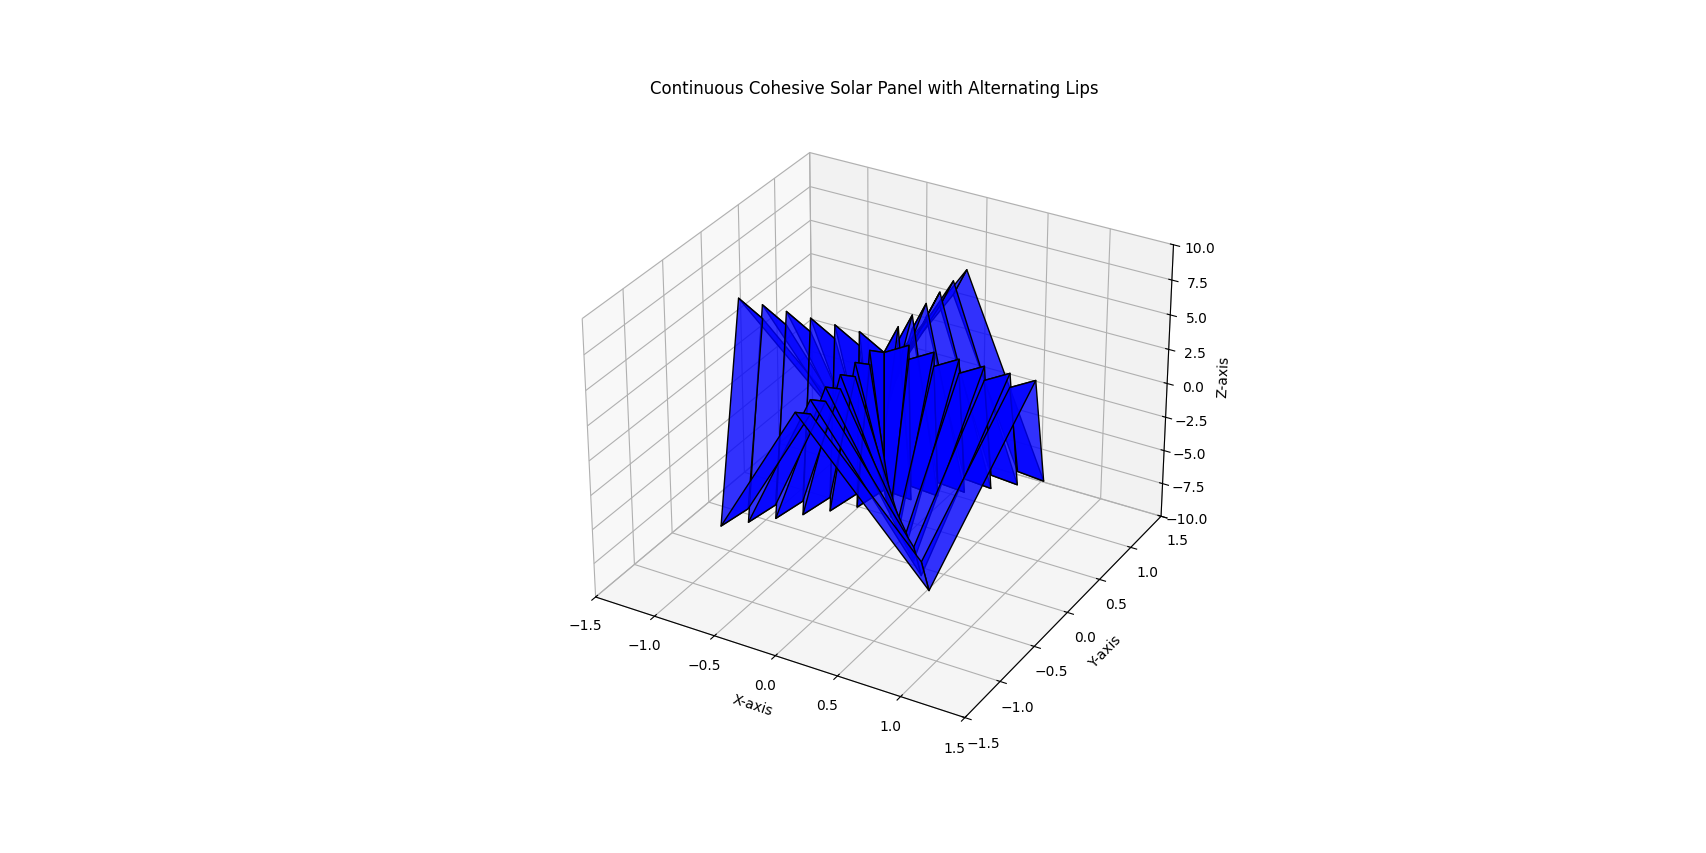

Reproduce this figure in Python.
import matplotlib.pyplot as plt
from mpl_toolkits.mplot3d.art3d import Poly3DCollection
import numpy as np

# Create figure
fig = plt.figure()
ax = fig.add_subplot(111, projection='3d')

# Parameters for the octagonal solar panel
radius = 1.0  # Radius of the panel
num_segments = 8  # Number of lips (segments)
angles = np.linspace(0, 2 * np.pi, num_segments + 1)  # Divide the circle into segments
num_subdivisions = 5  # Number of radial subdivisions from center to periphery

# Generate each lip as a single cohesive trapezoidal unit
for i in range(num_segments):
    # Define the angles for the segment
    angle_start = angles[i]
    angle_end = angles[i + 1]

    # Assign Z-values for this lip
    if i % 2 == 0:  # Even lips
        left_small_z, left_big_z = 5, 6
        right_small_z, right_big_z = -5, -6
    else:  # Odd lips (reversed Z-values)
        left_small_z, left_big_z = -5, -6
        right_small_z, right_big_z = 5, 6

    # Define the vertices of the lip as a single cohesive panel
    vertices = []
    for j in range(num_subdivisions + 1):
        inner_radius = j * (radius / num_subdivisions)
        outer_radius = (j + 1) * (radius / num_subdivisions)

        # Inner edge vertices
        inner_left_x = inner_radius * np.cos(angle_start)
        inner_left_y = inner_radius * np.sin(angle_start)
        inner_right_x = inner_radius * np.cos(angle_end)
        inner_right_y = inner_radius * np.sin(angle_end)
        inner_left_z = left_small_z
        inner_right_z = right_small_z

        # Outer edge vertices
        outer_left_x = outer_radius * np.cos(angle_start)
        outer_left_y = outer_radius * np.sin(angle_start)
        outer_right_x = outer_radius * np.cos(angle_end)
        outer_right_y = outer_radius * np.sin(angle_end)
        outer_left_z = left_big_z
        outer_right_z = right_big_z

        # Add all four points for the current radial step
        vertices.append([
            [inner_left_x, inner_left_y, inner_left_z],
            [outer_left_x, outer_left_y, outer_left_z],
            [outer_right_x, outer_right_y, outer_right_z],
            [inner_right_x, inner_right_y, inner_right_z],
        ])

    # Create the cohesive trapezoidal panel
    for v in vertices:
        trapezoid = Poly3DCollection([v], facecolor="blue", edgecolor="black", alpha=0.8)
        ax.add_collection3d(trapezoid)

# Set limits for better visualization
ax.set_xlim([-1.5, 1.5])
ax.set_ylim([-1.5, 1.5])
ax.set_zlim([-10, 10])

# Set labels
ax.set_xlabel("X-axis")
ax.set_ylabel("Y-axis")
ax.set_zlabel("Z-axis")

# Title
ax.set_title("Continuous Cohesive Solar Panel with Alternating Lips")

# Display the plot
plt.show()
